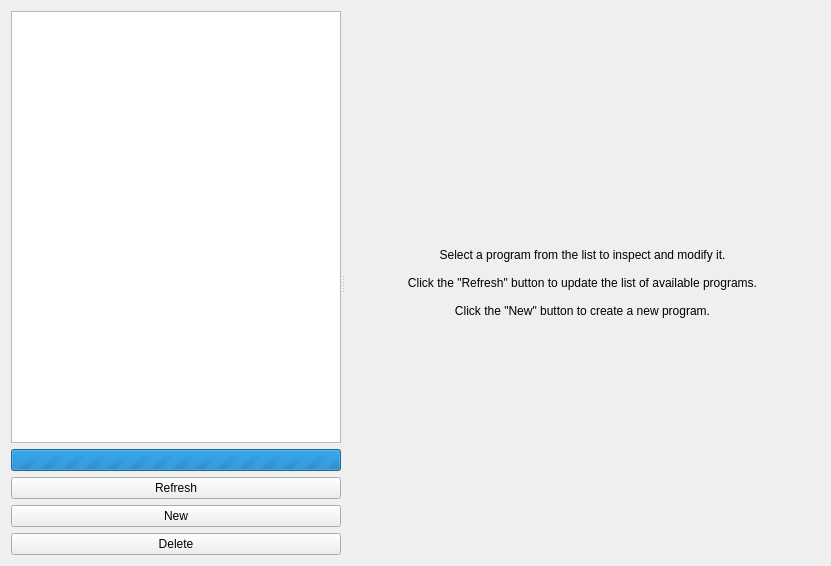
<?xml version="1.0" encoding="UTF-8"?>
<ui version="4.0">
 <class>REDTabProgram</class>
 <widget class="QWidget" name="REDTabProgram">
  <property name="geometry">
   <rect>
    <x>0</x>
    <y>0</y>
    <width>831</width>
    <height>566</height>
   </rect>
  </property>
  <property name="windowTitle">
   <string>REDTabProgram</string>
  </property>
  <layout class="QVBoxLayout" name="verticalLayout">
   <item>
    <widget class="QSplitter" name="splitter">
     <property name="orientation">
      <enum>Qt::Horizontal</enum>
     </property>
     <property name="childrenCollapsible">
      <bool>false</bool>
     </property>
     <widget class="QWidget" name="layoutWidget">
      <layout class="QGridLayout" name="gridLayout">
       <item row="0" column="0">
        <widget class="QListWidget" name="list_programs"/>
       </item>
       <item row="3" column="0">
        <widget class="QPushButton" name="button_new">
         <property name="text">
          <string>New</string>
         </property>
        </widget>
       </item>
       <item row="4" column="0">
        <widget class="QPushButton" name="button_delete">
         <property name="text">
          <string>Delete</string>
         </property>
        </widget>
       </item>
       <item row="2" column="0">
        <widget class="QPushButton" name="button_refresh">
         <property name="text">
          <string>Refresh</string>
         </property>
        </widget>
       </item>
       <item row="1" column="0">
        <widget class="QProgressBar" name="progress_refresh">
         <property name="maximum">
          <number>0</number>
         </property>
         <property name="value">
          <number>-1</number>
         </property>
        </widget>
       </item>
      </layout>
     </widget>
     <widget class="QStackedWidget" name="stacked_container">
      <widget class="QWidget" name="page">
       <layout class="QVBoxLayout" name="verticalLayout_2">
        <item>
         <widget class="QLabel" name="label">
          <property name="text">
           <string>Select a program from the list to inspect and modify it.

Click the &quot;Refresh&quot; button to update the list of available programs.

Click the &quot;New&quot; button to create a new program.</string>
          </property>
          <property name="alignment">
           <set>Qt::AlignCenter</set>
          </property>
          <property name="wordWrap">
           <bool>true</bool>
          </property>
         </widget>
        </item>
       </layout>
      </widget>
     </widget>
    </widget>
   </item>
  </layout>
 </widget>
 <tabstops>
  <tabstop>list_programs</tabstop>
  <tabstop>button_refresh</tabstop>
  <tabstop>button_new</tabstop>
  <tabstop>button_delete</tabstop>
 </tabstops>
 <resources/>
 <connections/>
</ui>
